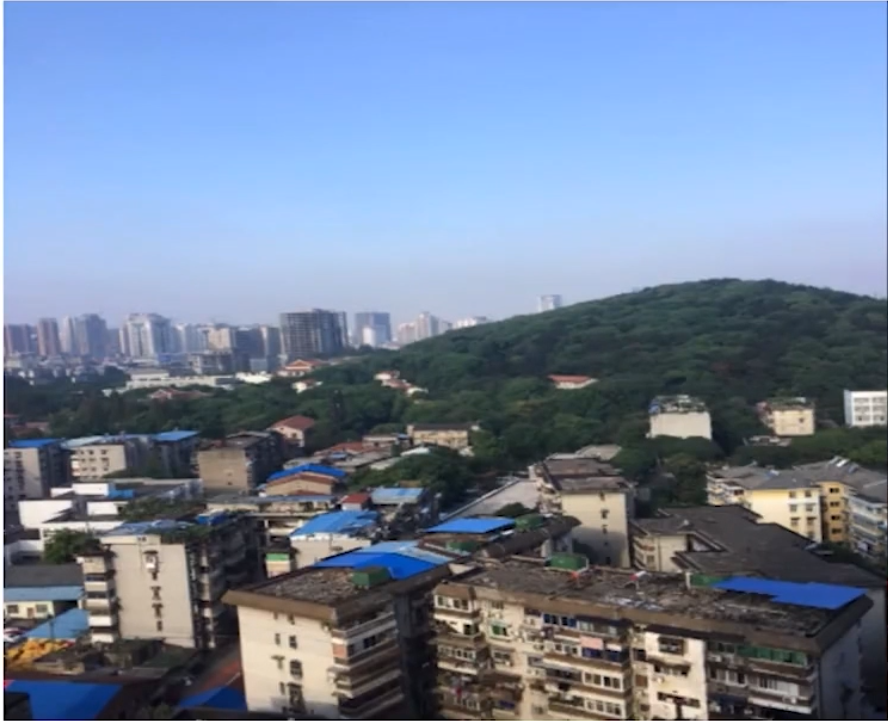
#> input picture split_left.png, 888 x 721 px
$ python 35_margeimg.py
#> lines starting #> are read from the running program, lines starting #| are printed output that depends on the picture
import cv2
import numpy as np


def get_home(img1, img2):
    gray1 = cv2.cvtColor(img1, cv2.COLOR_BGR2GRAY)
    gray2 = cv2.cvtColor(img2, cv2.COLOR_BGR2GRAY)

    # 创建特征转换对象
    sift = cv2.SIFT_create()
    # 获得特征点、描述子
    kp1 = sift.detect(gray1, None)
    kp1, des1 = sift.compute(gray1, kp1)

    kp2 = sift.detect(gray2, None)
    kp2, des2 = sift.compute(gray2, kp2)

    # 创建特征匹配器
    flann = cv2.BFMatcher_create()
    # 特征匹配
    matches = flann.knnMatch(des1, des2, k=2)
    # 特征点过滤
    verify_ratio = 0.8
    verify_matches = []
    for m1, m2 in matches:
        if m1.distance < verify_ratio * m2.distance:
            verify_matches.append(m1)

    min_matches = 8
    # 单应性矩阵
    if len(verify_matches) > min_matches:
        img1_pts = []
        img2_pts = []
        for m in verify_matches:
            img1_pts.append(kp1[m.queryIdx].pt)
            img2_pts.append(kp2[m.trainIdx].pt)
        img1_pts = np.float32(img1_pts).reshape(-1, 1, 2)
        img2_pts = np.float32(img2_pts).reshape(-1, 1, 2)
        H, _ = cv2.findHomography(img1_pts, img2_pts, cv2.RANSAC, 0.5)
    return H


def stitch_image(H, img1, img2):
    # 获取每张图片的角点
    h1, w1 = img1.shape[:2]
    h2, w2 = img1.shape[:2]
    img1_dims = np.float32([[0, 0], [0, h1], [w1, h1], [w1, 0]]).reshape(-1, 1, 2)
    img2_dims = np.float32([[0, 0], [0, h2], [w2, h2], [w2, 0]]).reshape(-1, 1, 2)
    # 对图片进行变换
    img1_transform = cv2.perspectiveTransform(img1_dims, H)
    # 创建大图 合并
    result_dims = np.concatenate((img2_dims, img1_transform), axis=0)
    [minx, miny] = np.int32(result_dims.min(axis=0).ravel() - 0.5)
    [maxx, maxy] = np.int32(result_dims.max(axis=0).ravel() + 0.5)
    # 平移的距离
    transform_dist = [-minx, -miny]
    transfrom_array = np.array([[
        1, 0, transform_dist[0]],
        [0, 1, transform_dist[1]],
        [0, 0, 1]])
    result_img = cv2.warpPerspective(img1, transfrom_array.dot(H), (maxx - minx, maxy - miny))
    result_img[transform_dist[1]: transform_dist[1] + h2, transform_dist[0]: transform_dist[0] + w2] = img2
    return result_img


# 设置固定一样大小 800x700
img1 = cv2.imread("./split_left.png")
#> img1 is the input picture: shape (721, 888, 3); mean B, G, R 156.2, 131.4, 115.5
img2 = cv2.imread("./split_right.png")
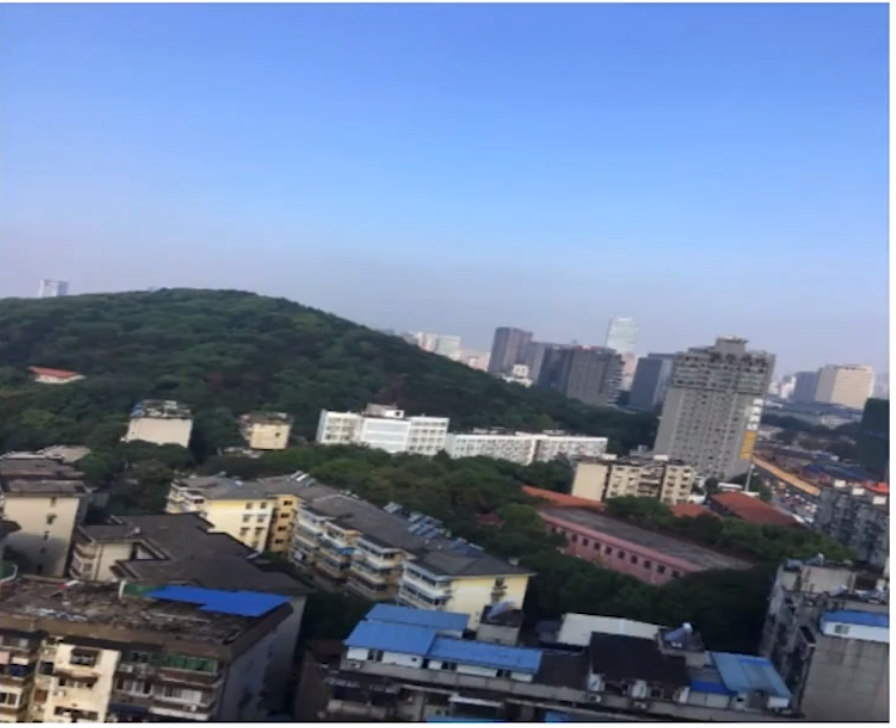
#> input picture split_right.png, 896 x 728 px
#> img2 is the input picture: shape (728, 896, 3); mean B, G, R 156, 126.8, 108.9
img1 = cv2.resize(img1, (800, 700))
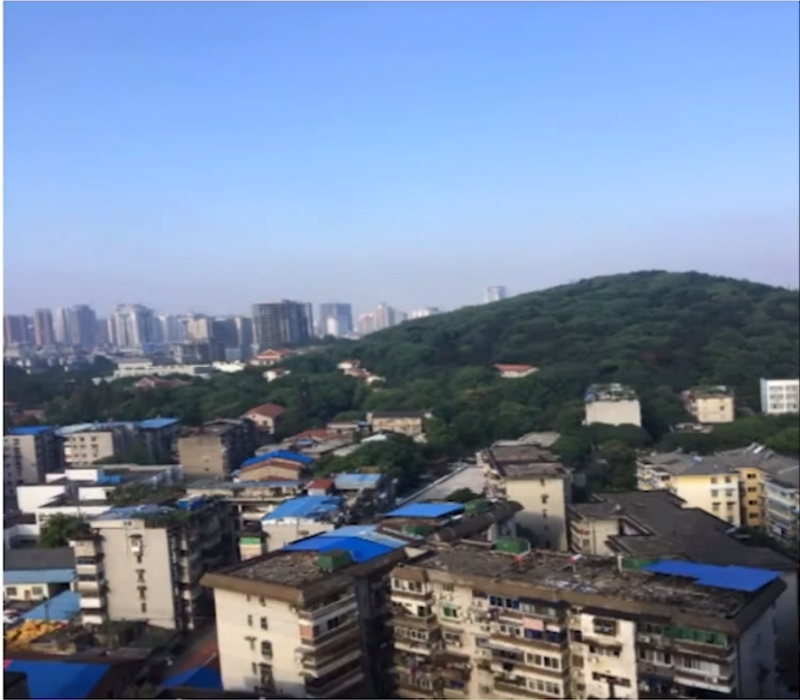
#> img1: shape (700, 800, 3); mean B, G, R 156.2, 131.3, 115.5
img2 = cv2.resize(img2, (800, 700))
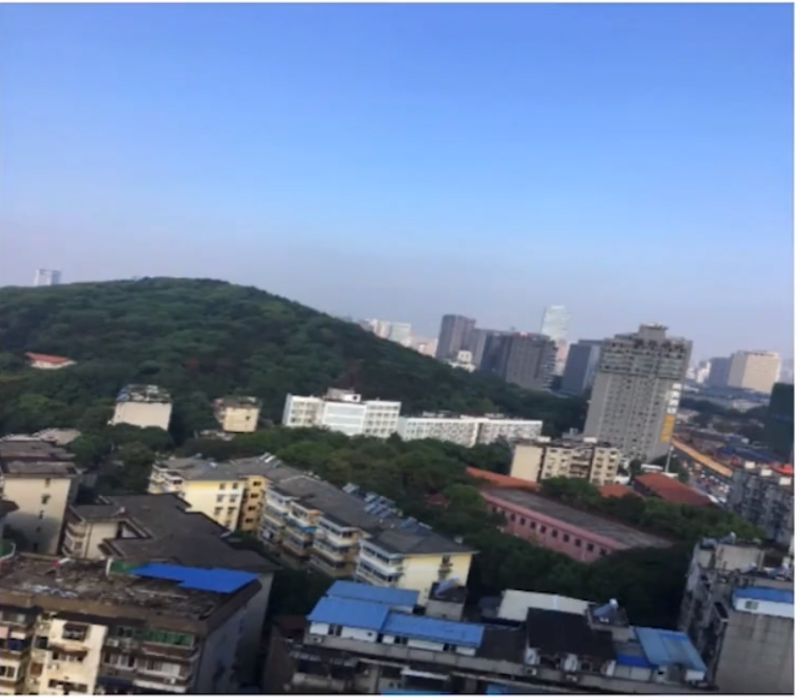
#> img2: shape (700, 800, 3); mean B, G, R 156, 126.7, 108.9
# 找特征点、描述子、计算单应性矩阵
H = get_home(img1, img2)
#> in get_home, `gray1 = cv2.cvtColor(img1, cv2.COLOR_BGR2GRAY)`:
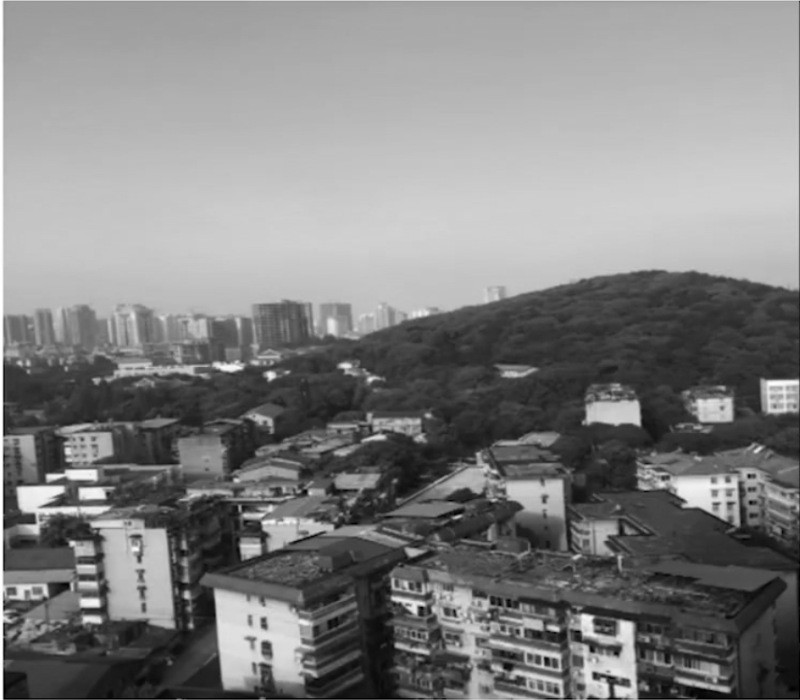
#> gray1: shape (700, 800); min 0, max 255, mean 129.4
#> in get_home, `gray2 = cv2.cvtColor(img2, cv2.COLOR_BGR2GRAY)`:
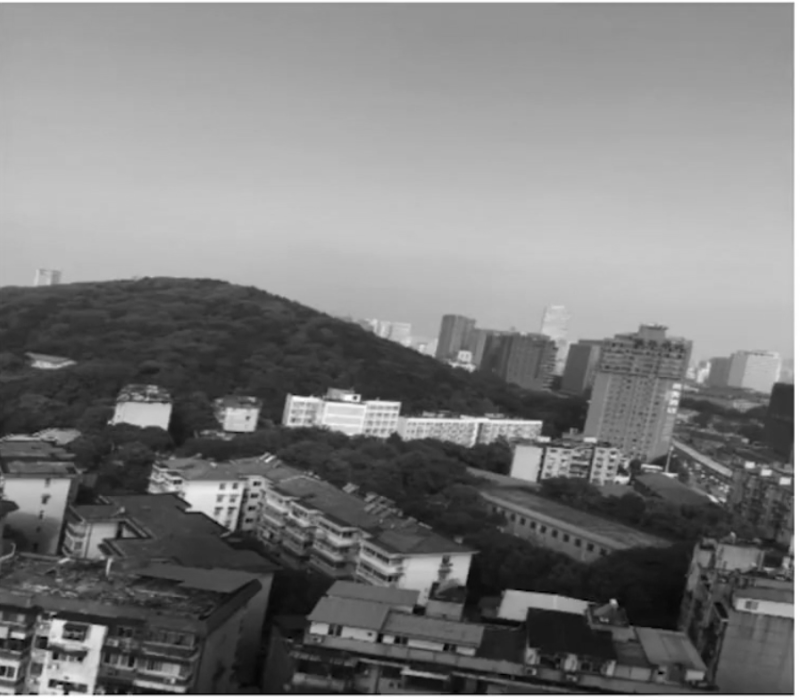
#> gray2: shape (700, 800); min 1, max 255, mean 124.7
#> in get_home, `kp1 = sift.detect(gray1, None)`: kp1 = 2605 keypoints; strongest (x, y, size): (271, 375, 6.2), (596, 676, 5.6), (95, 603, 6.9), (249, 548, 12.5)
#> in get_home, `kp2 = sift.detect(gray2, None)`: kp2 = 2058 keypoints; strongest (x, y, size): (52, 683, 5.8), (68, 687, 8.6), (97, 634, 12.1), (239, 419, 21.5)
#> in get_home, `matches = flann.knnMatch(des1, des2, k=2)`: matches = 2605 matches
#> after the loop in get_home, `for m1, m2 in matches:`: verify_matches = 417 matches
#> after the loop in get_home, `for m in verify_matches:`: img1_pts = 417 pairs, first value 4.18 to 791.9, second value 259.7 to 696.9; img2_pts = 417 pairs, first value 4.07 to 791.1, second value 275 to 693.8
#> in get_home, `img1_pts = np.float32(img1_pts).reshape(-1, 1, 2)`: img1_pts = 417 rows, first 8: [4.18, 568.9], [4.25, 465.6], [4.45, 696.9], [4.87, 568.3], [4.89, 642.2], [5.06, 432.8], [7.42, 530.5], [62.28, 471.8]
#> in get_home, `img2_pts = np.float32(img2_pts).reshape(-1, 1, 2)`: img2_pts = 417 rows, first 8: [791.1, 620.5], [376.4, 692.8], [12.38, 292], [791.1, 620.5], [187.9, 692.3], [791.1, 620.5], [109.5, 639.6], [532.8, 612.4]
#> in get_home, `H, _ = cv2.findHomography(img1_pts, img2_pts, cv2.RANSAC, 0.5)`: H = [[1.64, -0.413, -623], [0.477, 1.46, -274.5], [0.000866, -9.21e-05, 1]]

# 拼接输出结果
result_img = stitch_image(H, img1, img2)
#> in stitch_image, `img1_transform = cv2.perspectiveTransform(img1_dims, H)`: img1_transform = [[-623, -274.5], [-975, 795.7], [245.7, 691.6], [407.1, 63.3]]
#> in stitch_image, `result_dims = np.concatenate((img2_dims, img1_transform), axis=0)`: result_dims = [[0, 0], [0, 700], [800, 700], [800, 0], [-623, -274.5], [-975, 795.7], [245.7, 691.6], [407.1, 63.3]]
#> in stitch_image, `[minx, miny] = np.int32(result_dims.min(axis=0).ravel() - 0.5)`: minx = -975; miny = -275
#> in stitch_image, `[maxx, maxy] = np.int32(result_dims.max(axis=0).ravel() + 0.5)`: maxx = 800; maxy = 796
#> in stitch_image, `transform_dist = [-minx, -miny]`: transform_dist = [975, 275]
#> in stitch_image, `transfrom_array = np.array([[ 1, 0, transform_dist[0]], [0, 1, transfo..`: transfrom_array = [[1, 0, 975], [0, 1, 275], [0, 0, 1]]
#> in stitch_image, `result_img = cv2.warpPerspective(img1, transfrom_array.dot(H), (maxx -..`:
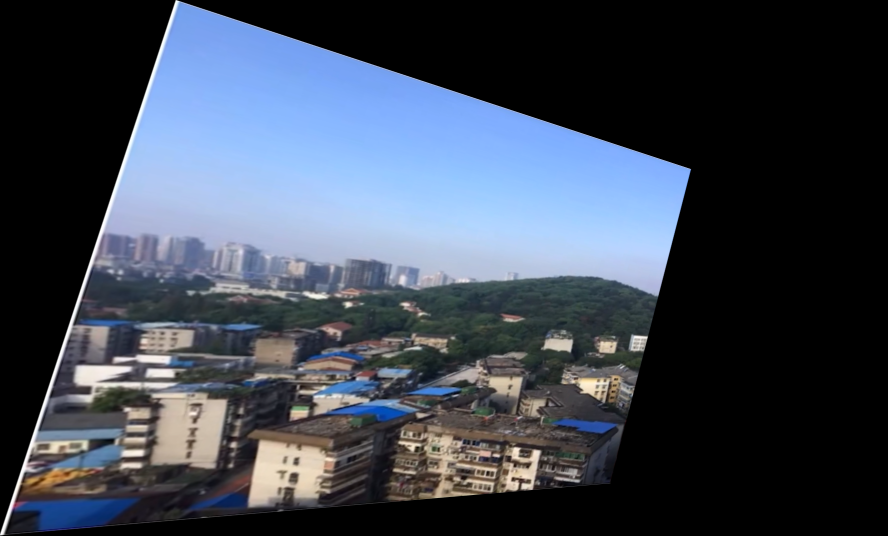
#> result_img: shape (1071, 1775, 3) (shown at 1/2 size); mean B, G, R 81.6, 68.4, 60.6
#> in stitch_image, `result_img[transform_dist[1]: transform_dist[1] + h2, transform_dist[0..`:
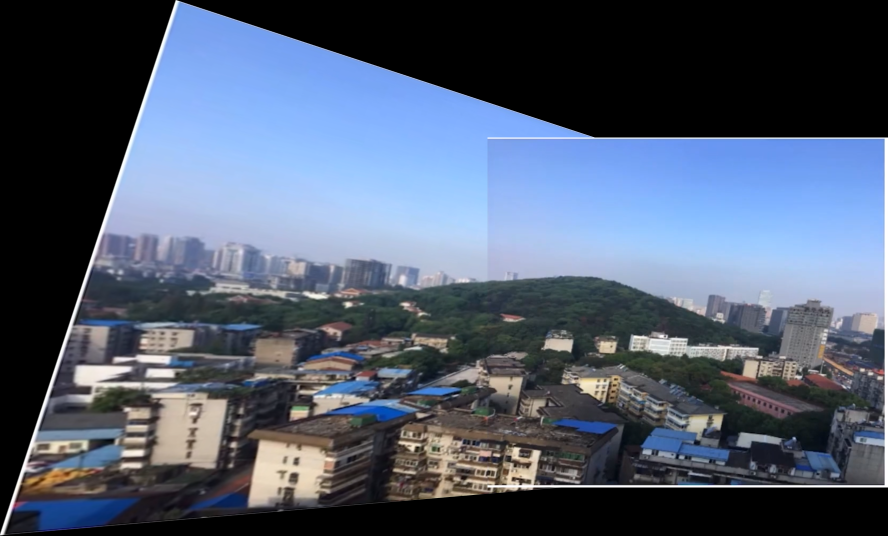
#> result_img: shape (1071, 1775, 3) (shown at 1/2 size); mean B, G, R 108.8, 90, 79.1
# marge_img = np.hstack((img1, img2))
cv2.imshow("result_img", result_img)
cv2.waitKey(0)
